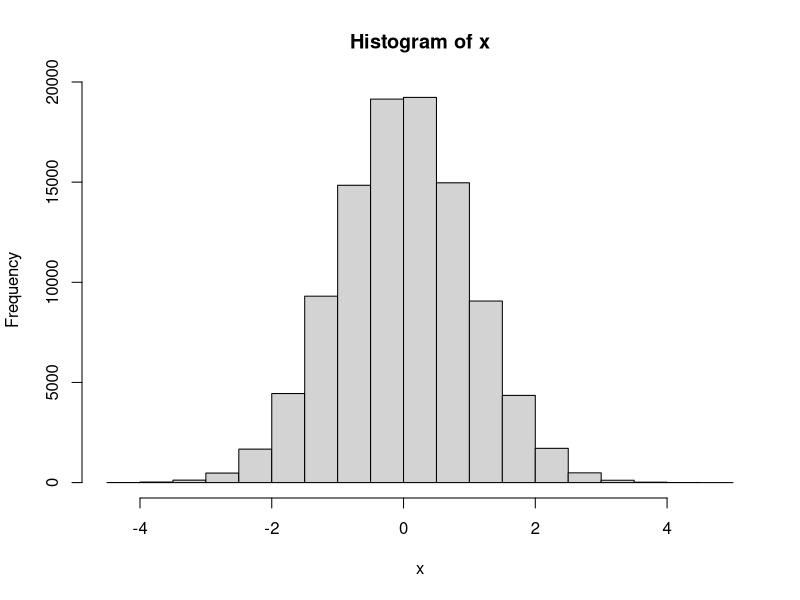
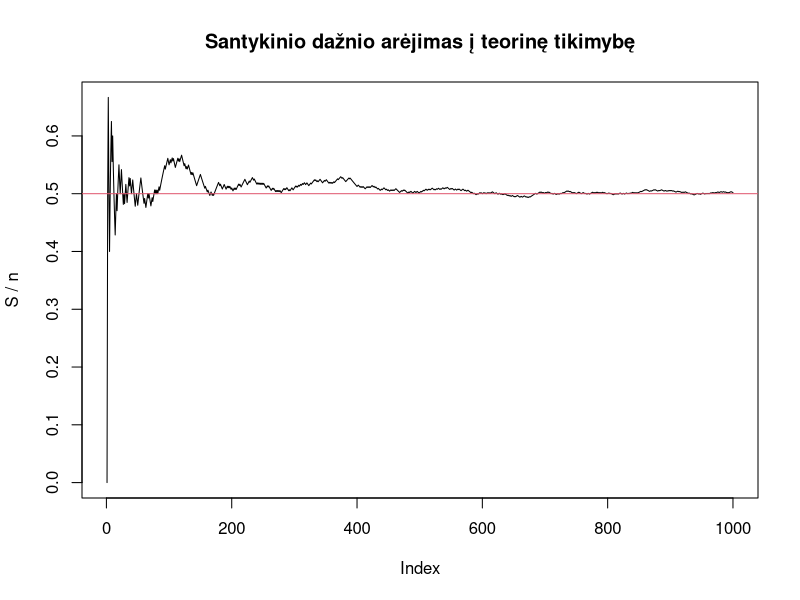

Source code (R) for these figures, in order:
## ---- chunk 1
knitr::opts_chunk$set(echo = TRUE)
## ---- chunk 2
x = rnorm(100000)
mean(x<=0)
hist(x)
## ---- chunk 3
experment <- function() sum(sample(1:6, 3, replace = TRUE)) > sum(sample(1:6, 2, replace = TRUE))
res = replicate(1000, experment())
mean(res)

## ---- chunk 4
n = 1000
x = sample(0:1,n, replace = TRUE) 

# skaiciuojame slenkancia suma - tai neefektyvus dudas, bet jis parodo skaiciavimo logika
S_bad = x * 0
S_bad[1] = x[1]
for(i in 2:n){
  S_bad[i] = S_bad[i-1] + x[i] 
}

# efektyvus budas
S = cumsum(x)

# isitikinkime, kad abu budai duoda ta pati rezultata
all(S == S_bad)

# nubrezkime grafika
plot(S / 1:n, type="l", ylab = "S / n", main="Santykinio dažnio arėjimas į teorinę tikimybę")
abline(h=0.5, col=2)
